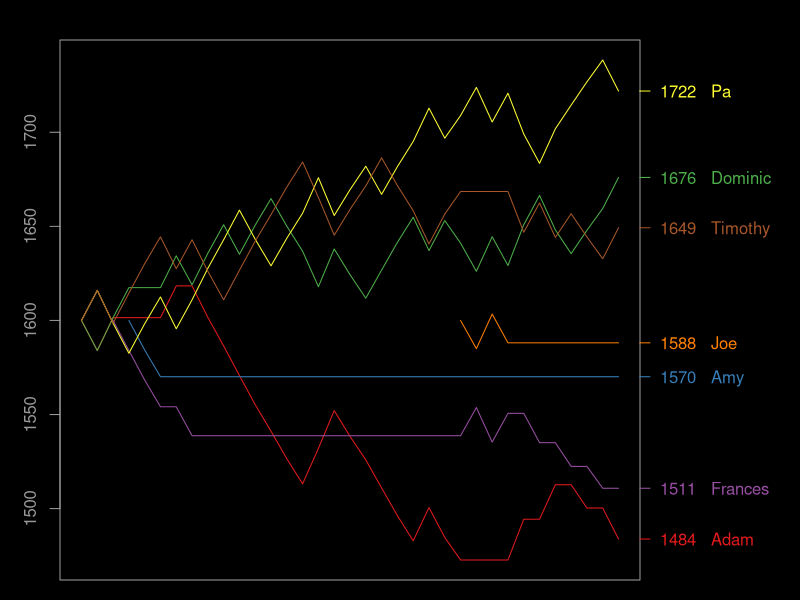

Write R code to recreate this figure.
svg(filename="500.svg", width=8, height=5, pointsize=10, bg="black")

par(bg = "black")
par(fg="#999999")
par(mar=c(1, 3, 2, 8))

data <- read.csv("500.csv", head=FALSE)

player1 = as.vector(t(data[1]))
player2 = as.vector(t(data[2]))
player3 = as.vector(t(data[4]))
player4 = as.vector(t(data[5]))
result = as.vector(t(data[3]))

numEntries = length(result)

players = sort(
    union(
        union(player1, player2),
        union(player3, player4)))
numPlayers = length(players)

template = rep.int(1600, numEntries+1)
scores = data.frame(template)
for (name in players){
	scores[,name] <- template
}

K = 32

for (i in 2:(numEntries+1)){
	p1 = player1[i-1]
	p2 = player2[i-1]
	r1 = 10 ^ (scores[i-1, p1] / 400)
	r2 = 10 ^ (scores[i-1, p2] / 400)
    r12 = (r1 + r2) / 2
	
	p3 = player3[i-1]
	p4 = player4[i-1]
	r3 = 10 ^ (scores[i-1, p3] / 400)
	r4 = 10 ^ (scores[i-1, p4] / 400)
    r34 = (r3 + r4) / 2
	
	# Expected scores
	e12 = r12 / (r12 + r34)
	e34 = r34 / (r12 + r34)
	
	if (result[i-1] == "win"){
		s12 = 1
		s34 = 0
	} else {
		s12 = 0.5
		s34 = 0.5
	}
	
	for (j in i:(numEntries+1)){
		scores[j, p1] = scores[j, p1] + K * (s12 - e12)
		scores[j, p2] = scores[j, p2] + K * (s12 - e12)
		scores[j, p3] = scores[j, p3] + K * (s34 - e34)
		scores[j, p4] = scores[j, p4] + K * (s34 - e34)
	}
}

# Remove leading 1600s from new players
scores[1,"Timothy"]
for (player in players){
    for (i in 1:(numEntries-1)){
        if (scores[i, player] == 1600 && scores[i+1, player] == 1600)
            scores[i,player] = NA
    }
}

lowest = 1600
highest = 1600
for (name in players) {
        tempScores = scores[name]
        tempScores[is.na(tempScores)] = 1600
        lowest = min(lowest, min(tempScores[name]))
        highest = max(highest, max(tempScores[name]))
}

plot(
	NULL,
	xlim=c(1, numEntries+1),
	ylim=c(lowest, highest),
	ylab="",
	xlab="",
	col.lab="#999999", col.main="#999999", col.axis="#999999",
	xaxt='n'
)

library("RColorBrewer")
colors = brewer.pal(max(3, length(players)), "Set1")

i = 0
for (name in players){
	i = i + 1
	lines(
		x=1:(numEntries+1),
		y=t(scores[name]),
		col=colors[i]
	)
	
	#xData = 1:(numEntries+1)
	#yData = (apply(scores[name], 1, function(x) x))
	#lo = loess(yData~xData)
	#xl <- seq(1, numEntries+1, 0.1)
	#lines(xl, predict(lo, xl), col=colors[i])
	
	currentScore = scores[numEntries+1, name]
	roundedScore = round(currentScore, 0)
	label = paste(roundedScore, " ", name)
	axis(
		4,
		at=c(currentScore),
		labels=c(label),
		col=colors[i], col.ticks=colors[i], col.axis = colors[i],
		las=2
	)
}

#legend("topleft", legend=players, fill=colors, bg="black")
